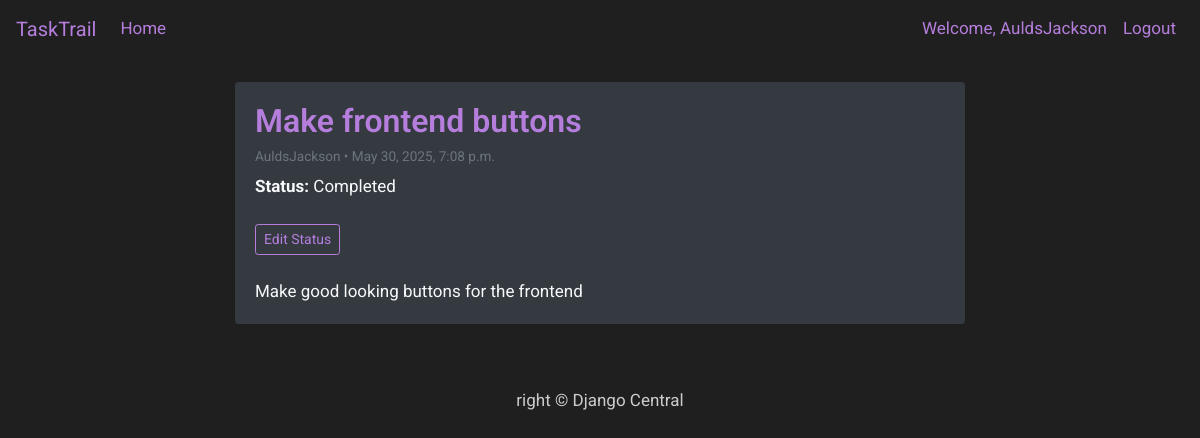
/make-frontend-buttons/ (signed in), run on the app's committed database.
### TrailApp/models.py (models this page shows, shortened)
class Task(models.Model):
    title = models.CharField(max_length=200, unique=True)
    slug = models.SlugField(max_length=200, unique=True)
    author = models.ForeignKey(User, on_delete= models.CASCADE,related_name='task_posts')
    updated_on = models.DateTimeField(auto_now= True)
    content = models.TextField()
    created_on = models.DateTimeField(auto_now_add=True)
    status = models.IntegerField(choices=STATUS, default=0)
    due = models.DateField()
    taskstatus = models.IntegerField(choices=TASKSTATUS, default=0)
    class Meta:
        ordering = ['-created_on']

### TrailApp/views.py (the view)
# urls.py: path('<slug:slug>/', views.TaskDetail.as_view(), name='task_detail'),
class TaskDetail(generic.DetailView):
    model = Task
    template_name = 'task_detail.html'

### templates/task_detail.html
{% extends 'base.html' %}
{% block content %}
<div class="container py-4">
  <div class="row">
    <div class="col-md-10 col-lg-8 mx-auto">
      <div class="card mb-4 shadow-sm rounded border-0 bg-dark text-light">
        <div class="card-body">
          <h2 class="card-title text-lavender">{{ object.title }}</h2>
          <p class="card-subtitle mb-2 text-muted small">
            {{ object.author }} • {{ object.created_on }}
          </p>
          <p class="mb-3"><strong>Status:</strong> {{ object.get_taskstatus_display }}</p>
          <a href="{% url 'update_task_status' object.pk %}" class="btn btn-outline-light btn-sm mt-2">
            Edit Status
          </a>
          <div class="card-text mt-4">
            {{ object.content|safe }}
          </div>
        </div>
      </div>
    </div>
  </div>
</div>
{% endblock content %}

### templates/base.html (shortened to what this page needs)
<!DOCTYPE html>
<html>
    <head>
        <link rel="stylesheet" href="https://maxcdn.bootstrapcdn.com/bootstrap/4.0.0/css/bootstrap.min.css"
 />
    </head>
    <body>
        <nav class="navbar navbar-expand-lg navbar-light custom-dark">
            <a class="navbar-brand" href="/">TaskTrail</a>
            <div class="collapse navbar-collapse" id="navbarText">
                <ul class="navbar-nav mr-auto">
                    <li class="nav-item">
                        <a class="nav-link" href="/">Home</a>
                    </li>
                </ul>
                <ul class="navbar-nav ml-auto">
                    {% if user.is_authenticated %}
                        <li class="nav-item">
                            <a class="nav-link" href="#">Welcome, {{ user.username }}</a>
                        </li>
                        <li class="nav-item">
                            <a class="nav-link" href="/logout">Logout</a>
                        </li>
                    {% else %}
                        <li class="nav-item">
                            <a class="nav-link" href="/login">Login</a>
                        </li>
                    {% endif %}
                </ul>
            </div>
        </nav>
        {% block content %}{% endblock content %}
        <footer class="py-3 bg-grey">
            <p class="m-0 text-light-gray text-center ">right &copy; Django Central</p>
        </footer>
    </body>
</html>

### templates/base.html (style rules this page uses)
body { font-family: "Roboto", sans-serif; font-size: 17px; background-color: #1f1f1f; }
.custom-dark { background-color: #1f1f1f !important; }
.custom-dark .navbar-brand, .custom-dark .nav-link { color: #b57edc !important; }
.text-light-gray { color: #cccccc; }
.text-lavender { color: #b57edc; }
.card.bg-dark { background-color: #2a2a2a; }
.card-title { font-weight: 600; }
.btn-outline-light { border-color: #b57edc; color: #b57edc; }

### data on the page
Task: title "Make frontend buttons", author "AuldsJackson", created_on "May 30, 2025, 7:08 p.m.", taskstatus "Completed", content "Make good looking buttons for the frontend"

### other printed values
{{ user.username }} "AuldsJackson"
